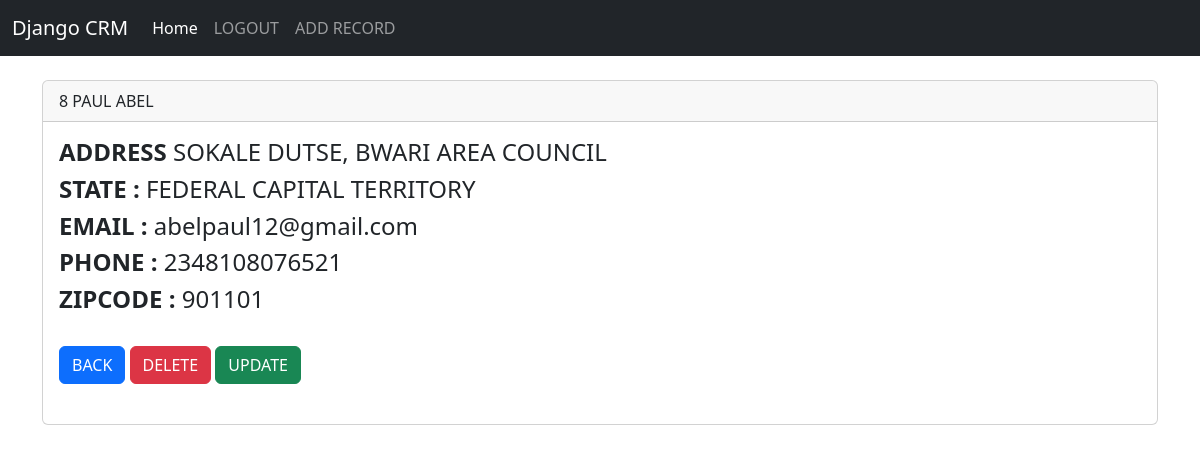
The page /record/8 (signed in) on the database its author committed.
### crmapp/models.py (models this page shows, shortened)
class Record(models.Model):
    created_at=models.DateTimeField(auto_now_add=True)
    firstname=models.CharField(max_length=200)
    lastname=models.CharField(max_length=200)
    address=models.CharField(max_length=200)
    state=models.CharField(max_length=200)
    email=models.EmailField()
    phone=models.IntegerField()
    zipcode=models.IntegerField()

### crmapp/views.py (the view)
# urls.py: path("record/<int:pk>", customer_record, name='record' ),
def customer_record(request,pk):
    if request.user.is_authenticated:
        cust_record= Record.objects.get(id=pk)
        return render(request,'detail.html',{'data':cust_record})
    else:
         messages.success(request,"kpele you need to login first")
         return redirect('home')

### template/detail.html
{%include 'base.html'%}
{% block content%}
<div class="container">
<div class="card">
    <div class="card-header">
        {{data.id}}
        {{data.firstname}}
{{data.lastname}}
    </div>
    <div class="card-body">
        <h4 class="card-title">
<strong>ADDRESS</strong>
            {{data.address}}
            </h4>
            <h4 class="card-title">
                <strong>STATE :</strong>
                {{data.state}}
            </h4>
            <h4 class="card-title">
                <strong>EMAIL :</strong>
                {{data.email}}
            </h4>
            <h4 class="card-title">
                <strong>PHONE :</strong>
                {{data.phone}}
            </h4>
            <h4 class="card-title">
                <strong>ZIPCODE :</strong>
                {{data.zipcode}}
            </h4>
            <a href="{% url 'home'%}" class="btn btn-primary my-4">BACK</a>
            <a href="{% url 'delete' data.id%}" class="btn btn-danger my-4">DELETE</a>
            <a href="{% url 'update' data.id%}" class="btn btn-success my-4">UPDATE</a>
        </div>
  </div>
</div>
{%endblock content%}

### rows shown on the page
Record: id "8", firstname "PAUL", lastname "ABEL", address "SOKALE DUTSE, BWARI AREA COUNCIL", state "FEDERAL CAPITAL TERRITORY", email "abelpaul12@gmail.com", phone "2348108076521", zipcode "901101"
